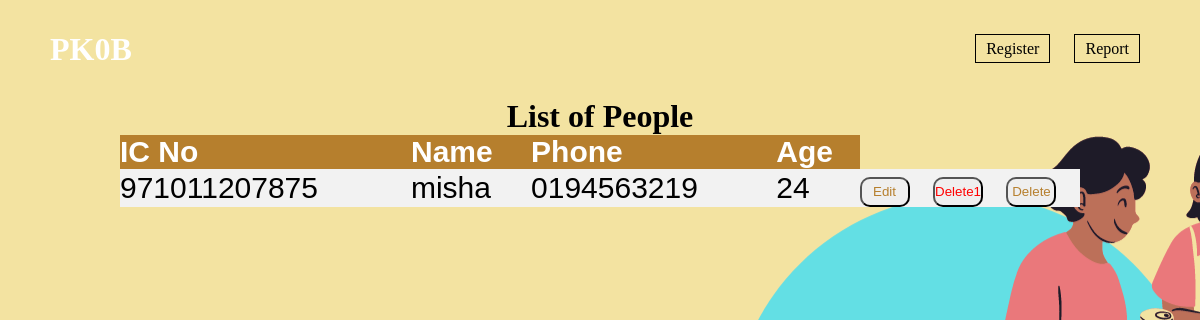
/pkob/peopleInfo_report/, run on an earlier commit of the app's database.
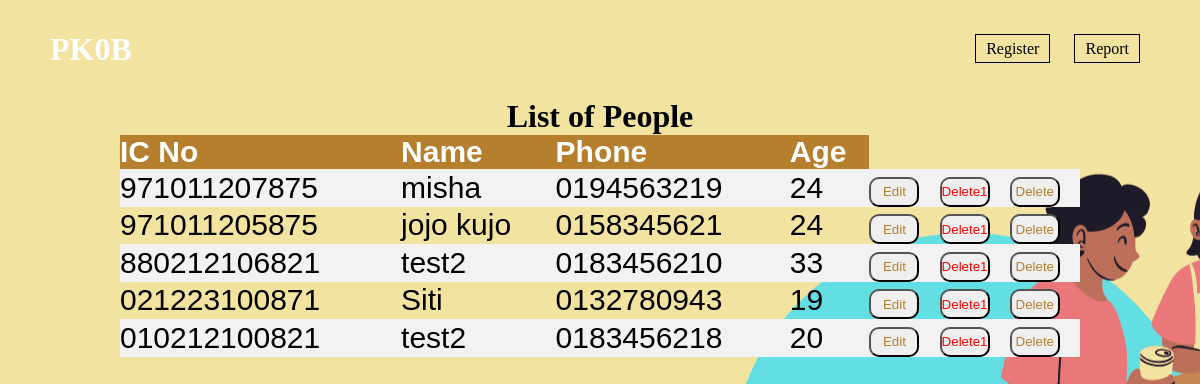
And on a later commit of the database.
### App_Pkob/models.py (models this page shows)
class People(models.Model):
    Timestamp = models.DateTimeField(auto_now_add=True, blank=True, )
    IcNo = models.CharField(primary_key=True, max_length=12, blank=False)
    Name = models.CharField(max_length=255)
    Phone = models.CharField(max_length=10)

### App_Pkob/views.py (the view)
# urls.py: path('peopleInfo_report/', views.peopleinfo_report, name ="peopleinfo"),
def peopleinfo_report(request):
    i = 0;
    current = datetime.datetime.now().year
    year = (People.objects.values_list('IcNo', flat=True))
    year2 = []
    for yeart in year:
        test = yeart[-4]
        if test == "0":
            print(yeart)
            year2.append(("20" + str(yeart)[:2]).replace(",", ""))
            print(year2)
        elif test == '5' or test == "6" or test == '7':
            year2.append(("19" + str(yeart)[:2]).replace(",", ""))
            print(datetime.datetime.now().month)
    year2[:] = [current - int(getyear) for getyear in year2]
    print(year2);
    people_list = People.objects.all()
    print(people_list);
    return render(request, 'App_Pkob/peopleInfo_report.html', context={'people_list': people_list, 'year2': year2})

### App_Pkob/templates/App_Pkob/peopleInfo_report.html (shortened to what this page needs)
<!doctype html>
{% extends "App_Pkob/base.html" %}
   {% block content %}
</head>
<body>
<h1 style="text-align: center">List of People</h1>
<table>
    <tr>
        <th>IC No</th>
        <th>Name</th>
        <th>Phone</th>
        <th>Age</th>
    </tr>
    {% for people in people_list %}
        <tr data-href = "peopleInfo.html">
        <td>{{ people.IcNo}}</td>
        <td> {{ people.Name }}</td>
        <td>{{ people.Phone}}</td>
        <td> {{year2.pop}}</td>
        <td><a href="{% url "person-info" people.IcNo %}"><button style="border-radius: 10px; height: 30px;width:50px ; color:#B67F2D "  type="button"  >Edit</button></a></td>
        <td><a href="{% url "delete-person" people.IcNo %}"><button style="border-radius: 10px; height: 30px;width:50px ; color:Red "  type="button" onclick="return confirm('Are you sure you want to delete this villager ?')">Delete1 </button></a></td>
        <td><a href="{% url "delete-person" people.IcNo %}"><button style="border-radius: 10px; height: 30px;width:50px ; color:#B67F2D "  type="button">Delete</button></a></td>
        </tr>
        {% endfor %}
</table>
<br>
</body>
{% endblock content %}

What changed in the data, as far as the page shows it:
added People: IcNo "971011205875", Name "jojo kujo", Phone "0158345621", pop "24"
added People: IcNo "880212106821", Name "test2", Phone "0183456210", pop "33"
added People: IcNo "021223100871", Name "Siti", Phone "0132780943", pop "19"
added People: IcNo "010212100821", Name "test2", Phone "0183456218", pop "20"
